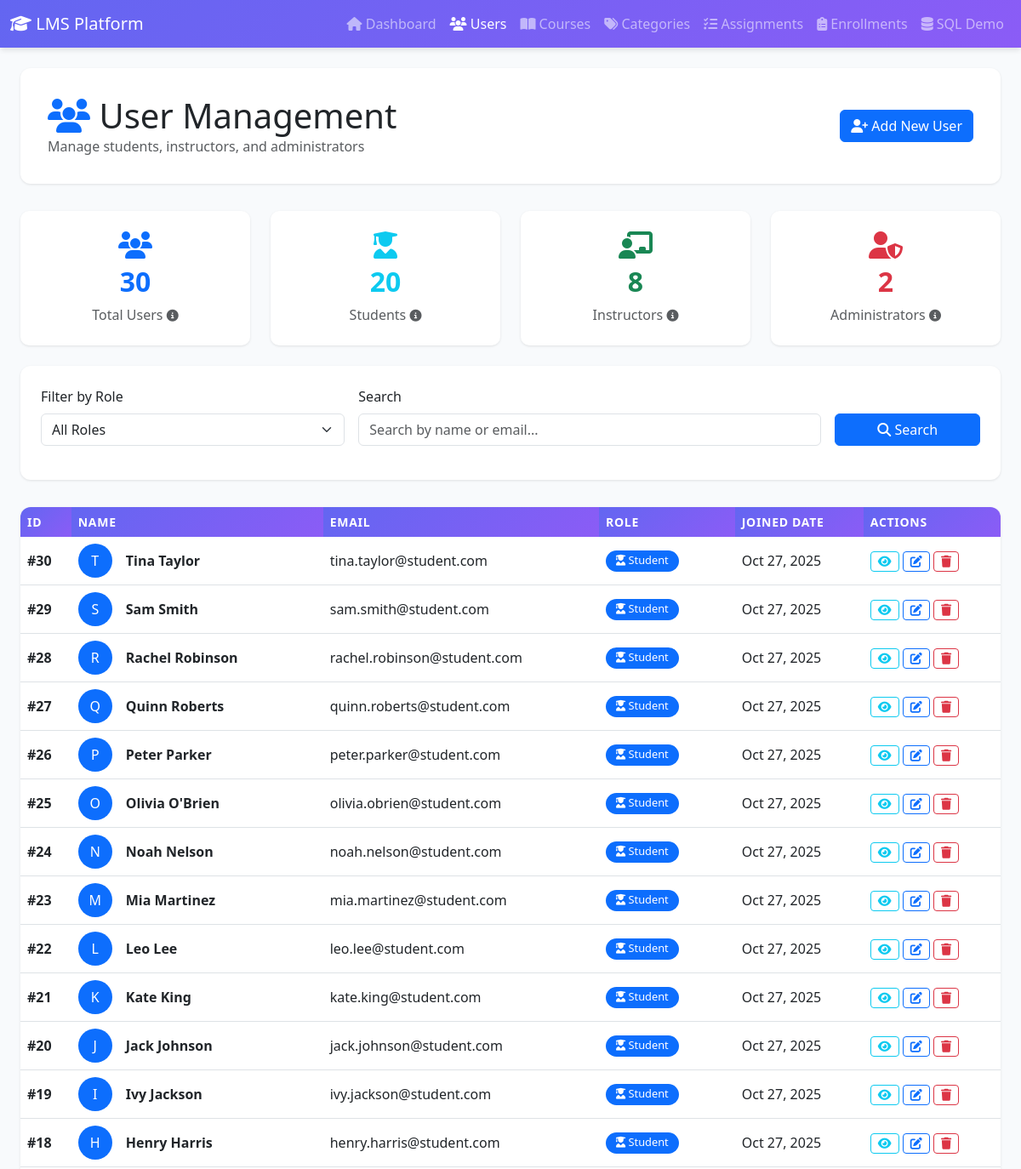
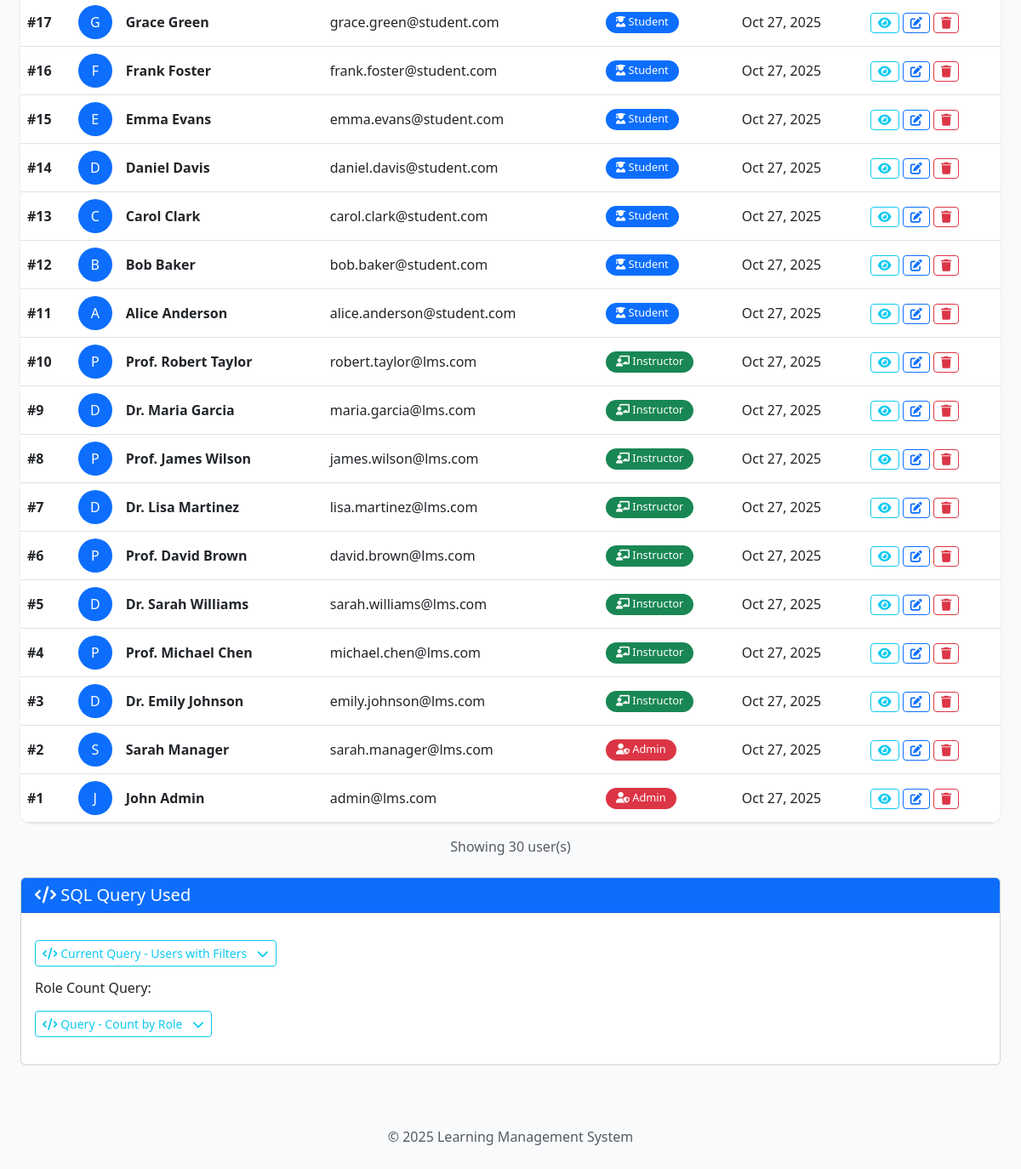
The page /users.php on the database its author committed (2 pictures, top to bottom).
### tables this page shows
CREATE TABLE users (
    user_id INT PRIMARY KEY AUTO_INCREMENT,
    name VARCHAR(100) NOT NULL,
    email VARCHAR(100) UNIQUE NOT NULL,
    password VARCHAR(255) NOT NULL,
    role ENUM('student', 'instructor', 'admin') DEFAULT 'student',
    created_at TIMESTAMP DEFAULT CURRENT_TIMESTAMP,
    INDEX idx_email (email),
    INDEX idx_role (role)
);

### users.php (the view, shortened to what this page needs)
<?php
require_once 'includes/sql_display.php';
$database = new Database();
$conn = $database->getConnection();
$role_filter = isset($_GET['role']) ? $_GET['role'] : '';
$search = isset($_GET['search']) ? $_GET['search'] : '';
$sql = "SELECT user_id, name, email, role, created_at FROM users";
$params = [];
$sql .= " ORDER BY created_at DESC, user_id DESC";
$stmt = $conn->prepare($sql);
$stmt->execute($params);
$users = $stmt->fetchAll();
$stmt = $conn->query("SELECT role, COUNT(*) as count FROM users GROUP BY role");
$role_counts = [];
while ($row = $stmt->fetch()) {
    $role_counts[$row['role']] = $row['count'];
}
$total_users = array_sum($role_counts);
?>
<!DOCTYPE html>
<html lang="en">
<head>
    <link href="https://cdn.jsdelivr.net/npm/bootstrap@5.3.0/dist/css/bootstrap.min.css" rel="stylesheet">
    <link href="https://cdnjs.cloudflare.com/ajax/libs/font-awesome/6.4.0/css/all.min.css" rel="stylesheet">
</head>
<body>
    <nav class="navbar navbar-expand-lg navbar-dark">
        <div class="container-fluid">
            <a class="navbar-brand" href="index.php">
                <i class="fas fa-graduation-cap"></i> LMS Platform
            </a>
            <div class="collapse navbar-collapse" id="navbarNav">
                <ul class="navbar-nav ms-auto">
                    <li class="nav-item">
                        <a class="nav-link" href="index.php"><i class="fas fa-home"></i> Dashboard</a>
                    </li>
                    <li class="nav-item">
                        <a class="nav-link active" href="users.php"><i class="fas fa-users"></i> Users</a>
                    </li>
                    <li class="nav-item">
                        <a class="nav-link" href="courses.php"><i class="fas fa-book-open"></i> Courses</a>
                    </li>
                    <li class="nav-item">
                        <a class="nav-link" href="categories.php"><i class="fas fa-tags"></i> Categories</a>
                    </li>
                    <li class="nav-item">
                        <a class="nav-link" href="assignments.php"><i class="fas fa-tasks"></i> Assignments</a>
                    </li>
                    <li class="nav-item">
                        <a class="nav-link" href="enrollments.php"><i class="fas fa-clipboard-list"></i> Enrollments</a>
                    </li>
                    <li class="nav-item">
                        <a class="nav-link" href="sql_operations.php"><i class="fas fa-database"></i> SQL Demo</a>
                    </li>
                </ul>
            </div>
        </div>
    </nav>
    <div class="container-fluid mt-4 px-4">
        <div class="page-header">
            <div class="row align-items-center">
                <div class="col-md-6">
                    <h1 class="mb-0"><i class="fas fa-users text-primary"></i> User Management</h1>
                    <p class="text-muted mb-0">Manage students, instructors, and administrators</p>
                </div>
                <div class="col-md-6 text-end">
                    <a href="add_user.php" class="btn btn-primary">
                        <i class="fas fa-user-plus"></i> Add New User
                    </a>
                </div>
            </div>
        </div>
        <div class="row">
            <div class="col-md-3">
                <div class="stat-box sql-tooltip">
                    <i class="fas fa-users fa-2x text-primary"></i>
                    <h3 class="text-primary"><?php echo $total_users; ?></h3>
                    <p class="text-muted mb-0">Total Users <i class="fas fa-info-circle small"></i></p>
                </div>
            </div>
            <div class="col-md-3">
                <div class="stat-box sql-tooltip">
                    <i class="fas fa-user-graduate fa-2x text-info"></i>
                    <h3 class="text-info"><?php echo $role_counts['student'] ?? 0; ?></h3>
                    <p class="text-muted mb-0">Students <i class="fas fa-info-circle small"></i></p>
                </div>
            </div>
            <div class="col-md-3">
                <div class="stat-box sql-tooltip">
                    <i class="fas fa-chalkboard-teacher fa-2x text-success"></i>
                    <h3 class="text-success"><?php echo $role_counts['instructor'] ?? 0; ?></h3>
                    <p class="text-muted mb-0">Instructors <i class="fas fa-info-circle small"></i></p>
                </div>
            </div>
            <div class="col-md-3">
                <div class="stat-box sql-tooltip">
                    <i class="fas fa-user-shield fa-2x text-danger"></i>
                    <h3 class="text-danger"><?php echo $role_counts['admin'] ?? 0; ?></h3>
                    <p class="text-muted mb-0">Administrators <i class="fas fa-info-circle small"></i></p>
                </div>
            </div>
        </div>
        <div class="filter-card">
            <form method="GET" action="users.php" class="row g-3">
                <div class="col-md-4">
                    <label class="form-label">Filter by Role</label>
                    <select name="role" class="form-select" onchange="this.form.submit()">
                        <option value="all" <?php echo $role_filter == 'all' ? 'selected' : ''; ?>>All Roles</option>
                    </select>
                </div>
                <div class="col-md-6">
                    <label class="form-label">Search</label>
                    <input type="text" name="search" class="form-control" placeholder="Search by name or email..."
                        value="<?php echo htmlspecialchars($search); ?>">
                </div>
                <div class="col-md-2">
                    <label class="form-label">&nbsp;</label>
                    <button type="submit" class="btn btn-primary w-100">
                        <i class="fas fa-search"></i> Search
                    </button>
                </div>
            </form>
        </div>
        <div class="table-card">
            <div class="table-responsive">
                <table class="table table-hover align-middle mb-0">
                    <thead>
                        <tr>
                            <th>ID</th>
                            <th>Name</th>
                            <th>Email</th>
                            <th>Role</th>
                            <th>Joined Date</th>
                            <th>Actions</th>
                        </tr>
                    </thead>
                    <tbody>
                        <?php if (count($users) > 0): ?>
                            <?php foreach ($users as $user): ?>
                                <tr>
                                    <td><strong>#<?php echo $user['user_id']; ?></strong></td>
                                    <td>
                                        <div class="d-flex align-items-center">
                                            <div class="avatar bg-primary text-white rounded-circle d-flex align-items-center justify-content-center me-3"
                                                style="width: 40px; height: 40px;">
                                                <?php echo strtoupper(substr($user['name'], 0, 1)); ?>
                                            </div>
                                            <strong><?php echo htmlspecialchars($user['name']); ?></strong>
                                        </div>
                                    </td>
                                    <td><?php echo htmlspecialchars($user['email']); ?></td>
                                    <td>
                                        <?php
                                        $badge_class = 'secondary';
                                        $icon = 'user';
                                        if ($user['role'] == 'student') {
                                            $badge_class = 'primary';
                                            $icon = 'user-graduate';
                                        } elseif ($user['role'] == 'instructor') {
                                            $badge_class = 'success';
                                            $icon = 'chalkboard-teacher';
                                        } elseif ($user['role'] == 'admin') {
                                            $badge_class = 'danger';
                                            $icon = 'user-shield';
                                        }
                                        ?>
                                        <span class="badge bg-<?php echo $badge_class; ?> role-badge">
                                            <i class="fas fa-<?php echo $icon; ?>"></i> <?php echo ucfirst($user['role']); ?>
                                        </span>
                                    </td>
                                    <td><?php echo date('M d, Y', strtotime($user['created_at'])); ?></td>
                                    <td>
                                        <a href="view_user.php?id=<?php echo $user['user_id']; ?>"
                                            class="btn btn-sm btn-outline-info" title="View">
                                            <i class="fas fa-eye"></i>
                                        </a>
                                        <a href="edit_user.php?id=<?php echo $user['user_id']; ?>"
                                            class="btn btn-sm btn-outline-primary" title="Edit">
                                            <i class="fas fa-edit"></i>
                                        </a>
                                        <a href="delete_user.php?id=<?php echo $user['user_id']; ?>"
                                            class="btn btn-sm btn-outline-danger"
                                            onclick="return confirm('Are you sure you want to delete this user?')"
                                            title="Delete">
                                            <i class="fas fa-trash"></i>
                                        </a>
                                    </td>
                                </tr>
                            <?php endforeach; ?>
                        <?php endif; ?>
                    </tbody>
                </table>
            </div>
        </div>
        <div class="text-center mt-3 mb-4">
            <p class="text-muted">Showing <?php echo count($users); ?> user(s)</p>
        </div>
        <div class="card mb-4">
            <div class="card-header bg-primary text-white">
                <h5 class="mb-0"><i class="fas fa-code"></i> SQL Query Used</h5>
            </div>
            <div class="card-body">
                <div class="mt-3">
                    <h6>Role Count Query:</h6>
                </div>
            </div>
        </div>
    </div>
    <footer class="text-center text-muted py-4 mt-5">
        <p>&copy; 2025 Learning Management System</p>
    </footer>
</body>
</html>

### users.php (style rules this page uses)
:root { --primary-color: #6366f1; --secondary-color: #8b5cf6; }
body { background-color: #f8fafc; font-family: 'Segoe UI', Tahoma, Geneva, Verdana, sans-serif; }
.navbar { background: linear-gradient(135deg, var(--primary-color) 0%, var(--secondary-color) 100%); box-shadow: 0 4px 6px -1px rgba(0, 0, 0, 0.1); }
.page-header { background: white; padding: 2rem; border-radius: 12px; box-shadow: 0 1px 3px rgba(0, 0, 0, 0.1); margin-bottom: 2rem; }
.filter-card { background: white; padding: 1.5rem; border-radius: 12px; box-shadow: 0 1px 3px rgba(0, 0, 0, 0.1); margin-bottom: 2rem; }
.table-card { background: white; border-radius: 12px; box-shadow: 0 1px 3px rgba(0, 0, 0, 0.1); overflow: hidden; }
.table thead th { background: linear-gradient(135deg, var(--primary-color) 0%, var(--secondary-color) 100%); color: white; font-weight: 600; text-transform: uppercase; font-size: 0.875rem; letter-spacing: 0.05em; border: none; }
.table tbody tr { transition: background-color 0.2s ease; }
.role-badge { padding: 0.35rem 0.75rem; border-radius: 20px; font-size: 0.8rem; font-weight: 500; }
.stat-box { background: white; padding: 1.5rem; border-radius: 10px; box-shadow: 0 1px 3px rgba(0, 0, 0, 0.1); text-align: center; margin-bottom: 1.5rem; }
.stat-box h3 { font-size: 2rem; font-weight: bold; margin: 0.5rem 0; }
.sql-tooltip { position: relative; cursor: help; }

### rows shown on the page
users: user_id "30", name "T", name "Tina Taylor", email "tina.taylor@student.com", role "Student", created_at "Oct 27, 2025"
users: user_id "29", name "S", name "Sam Smith", email "sam.smith@student.com", role "Student", created_at "Oct 27, 2025"
users: user_id "28", name "R", name "Rachel Robinson", email "rachel.robinson@student.com", role "Student", created_at "Oct 27, 2025"
users: user_id "27", name "Q", name "Quinn Roberts", email "quinn.roberts@student.com", role "Student", created_at "Oct 27, 2025"
users: user_id "26", name "P", name "Peter Parker", email "peter.parker@student.com", role "Student", created_at "Oct 27, 2025"
users: user_id "25", name "O", name "Olivia O'Brien", email "olivia.obrien@student.com", role "Student", created_at "Oct 27, 2025"
users: user_id "24", name "N", name "Noah Nelson", email "noah.nelson@student.com", role "Student", created_at "Oct 27, 2025"
users: user_id "23", name "M", name "Mia Martinez", email "mia.martinez@student.com", role "Student", created_at "Oct 27, 2025"
users: user_id "22", name "L", name "Leo Lee", email "leo.lee@student.com", role "Student", created_at "Oct 27, 2025"
users: user_id "21", name "K", name "Kate King", email "kate.king@student.com", role "Student", created_at "Oct 27, 2025"
users: user_id "20", name "J", name "Jack Johnson", email "jack.johnson@student.com", role "Student", created_at "Oct 27, 2025"
users: user_id "19", name "I", name "Ivy Jackson", email "ivy.jackson@student.com", role "Student", created_at "Oct 27, 2025"
users: user_id "18", name "H", name "Henry Harris", email "henry.harris@student.com", role "Student", created_at "Oct 27, 2025"
users: user_id "17", name "G", name "Grace Green", email "grace.green@student.com", role "Student", created_at "Oct 27, 2025"
users: user_id "16", name "F", name "Frank Foster", email "frank.foster@student.com", role "Student", created_at "Oct 27, 2025"
users: user_id "15", name "E", name "Emma Evans", email "emma.evans@student.com", role "Student", created_at "Oct 27, 2025"
users: user_id "14", name "D", name "Daniel Davis", email "daniel.davis@student.com", role "Student", created_at "Oct 27, 2025"
users: user_id "13", name "C", name "Carol Clark", email "carol.clark@student.com", role "Student", created_at "Oct 27, 2025"
users: user_id "12", name "B", name "Bob Baker", email "bob.baker@student.com", role "Student", created_at "Oct 27, 2025"
users: user_id "11", name "A", name "Alice Anderson", email "alice.anderson@student.com", role "Student", created_at "Oct 27, 2025"
users: user_id "10", name "P", name "Prof. Robert Taylor", email "robert.taylor@lms.com", role "Instructor", created_at "Oct 27, 2025"
users: user_id "9", name "D", name "Dr. Maria Garcia", email "maria.garcia@lms.com", role "Instructor", created_at "Oct 27, 2025"
users: user_id "8", name "P", name "Prof. James Wilson", email "james.wilson@lms.com", role "Instructor", created_at "Oct 27, 2025"
users: user_id "7", name "D", name "Dr. Lisa Martinez", email "lisa.martinez@lms.com", role "Instructor", created_at "Oct 27, 2025"
users: user_id "6", name "P", name "Prof. David Brown", email "david.brown@lms.com", role "Instructor", created_at "Oct 27, 2025"
users: user_id "5", name "D", name "Dr. Sarah Williams", email "sarah.williams@lms.com", role "Instructor", created_at "Oct 27, 2025"
users: user_id "4", name "P", name "Prof. Michael Chen", email "michael.chen@lms.com", role "Instructor", created_at "Oct 27, 2025"
users: user_id "3", name "D", name "Dr. Emily Johnson", email "emily.johnson@lms.com", role "Instructor", created_at "Oct 27, 2025"
users: user_id "2", name "S", name "Sarah Manager", email "sarah.manager@lms.com", role "Admin", created_at "Oct 27, 2025"
users: user_id "1", name "J", name "John Admin", email "admin@lms.com", role "Admin", created_at "Oct 27, 2025"

### other values the page prints
$total_users "30"
$role_counts['student'] "20"
$role_counts['instructor'] "8"
$role_counts['admin'] "2"
count($users) "30"
$title "Current Query - Users with Filters Query - Count by Role"
